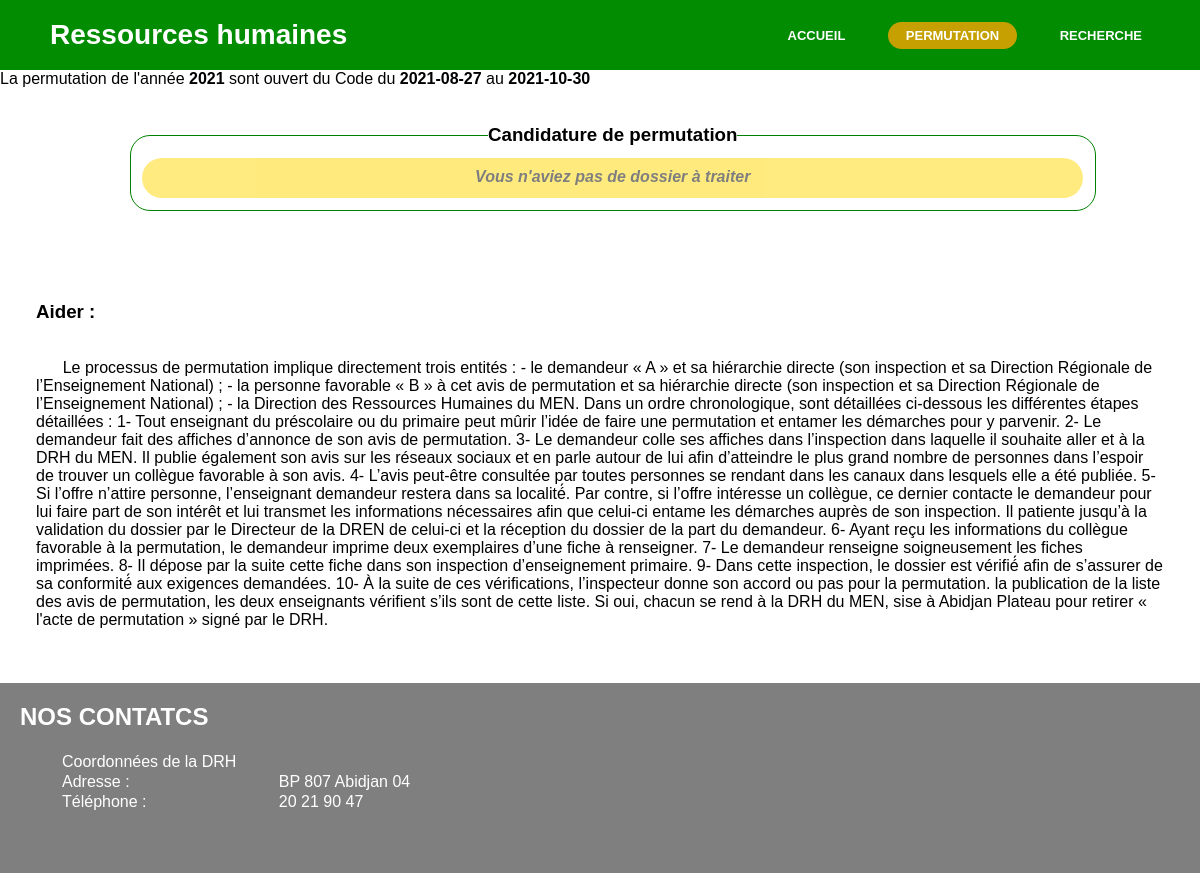
The app's page /views/DRH/permutedrh.php with its own data.
### tables this page shows
CREATE TABLE `statut` (
  `Id_Statut` int(11) NOT NULL,
  `annee` year(4) NOT NULL,
  `statut` enum('Désactiver','Activer') NOT NULL DEFAULT 'Désactiver',
  `debut_ensei` date DEFAULT current_timestamp(),
  `fin_ensei` date DEFAULT current_timestamp(),
  `debut_iep` date DEFAULT current_timestamp(),
  `fin_iep` date DEFAULT current_timestamp(),
  `debut_dren` date DEFAULT current_timestamp(),
  `fin_dren` date DEFAULT current_timestamp(),
  `debut_drh` date DEFAULT current_timestamp(),
  `fin_drh` date DEFAULT current_timestamp()
);

### controllers/Con_Perm/Con_Permut.php (called while the page is built, shortened)
<?php
class Con_Permut
{
    public function recupdate()
    {
        require_once 'models/Mod_Perm/Mod_PERM.php';
        $date = recupdonner();
        return $date;
    }
    public function PermdrhNT()
    {
        include_once 'models/Mod_Perm/Mod_Perm.php';
        $PermdrhNT  = PermdrhNT();
        return $PermdrhNT;
    }
    public function PermdrhT()
    {
        include_once 'models/Mod_Perm/Mod_Perm.php';
        $trait_drh = PermdrhT();
        return $trait_drh;
    }
}
$Con_Permut = new Con_Permut();

### models/Mod_Perm/Mod_PERM.php (called while the page is built, shortened)
<?php
function recupdonner()
{
    $username = 'root';
    $pass = '';
    try {
        $user = new PDO('mysql:host=localhost;dbname=pct', $username, $pass);
        $user->setAttribute(PDO::ATTR_ERRMODE, PDO::ERRMODE_EXCEPTION);
        $user->setAttribute(PDO::MYSQL_ATTR_INIT_COMMAND, "SET NAMES 'UTF8'");
    } catch (PDOException $e) {
        die('echec lors de la connexion à la base de données:' . $e->getMessage());
    }
    $stat = $user->query('SELECT*FROM statut WHERE LAST_INSERT_ID(Id_Statut)');
    $stat = $stat->fetchAll(PDO::FETCH_OBJ);
    if (!empty($stat)) {
        foreach ($stat as $tab) {
            $iden = $tab->Id_Statut;
            $annee = $tab->annee;
            $dispo = $tab->statut;
            $debut = $tab->debut_ensei;
            $fin = $tab->fin_ensei;
            $debutiep = $tab->debut_iep;
            $finiep = $tab->fin_iep;
            $debutdren = $tab->debut_dren;
            $findren = $tab->fin_dren;
            $debutdrh = $tab->debut_drh;
            $findrh = $tab->fin_drh;
        }
        $tab = array($iden, $annee, $dispo, $debut, $fin, $debutiep, $finiep, $debutdren, $findren, $debutdrh, $findrh);
    }
    return $tab;
}

### views/DRH/permutedrh.php (the view, shortened to what this page needs)
<!DOCTYPE html>
<html lang="fr">
<head>
    <link rel="stylesheet" href="views/css/drencss.css">
    <link rel="stylesheet" href="views/css/navbar.css">
</head>
<body>
    <nav>
        <label class="admin"> Ressources humaines </label>
        <ul>
            <li><a href="index.php?page=drh"> Accueil </a></li>
            <li><a class="active" href="#"> permutation </a></li>
            <li><a href="index.php?page=seachdrh"> Recherche </a></li>
        </ul>
    </nav>
    <div>
        <?php
        include('controllers/Con_Perm/Con_Permut.php');
        $date = $Con_Permut->recupdate();
        echo ' <marquee >La permutation de l\'année <b>', $date[1], '</b> sont ouvert du Code du <b>', $date[9], '</b> au <b>', $date[10], '</b>
                </marquee> ';
        ?>
    </div>
    <div class="corps" id="corps"><br><br>
        <div class="permute">
            <fieldset class="deman">
                <legend>
                    <h3> Candidature de permutation </h3>
                </legend>
                <div style="width:100%;">
                    <?php
                    require_once 'controllers/Con_Perm/Con_Permut.php';
                    $PermdrhNT = $Con_Permut->PermdrhNT();
                    if (!empty($PermdrhNT)) {
                        $i = 1;
                        echo " <h3> <br/><br/> Liste des dossiers traiter </h3> ";
                        echo "<table width=\"100%\" style=\"font-size:12px;text-align:center;\" ><tr height=\"55px\" style=\"color:white;background: rgb(1, 140, 1);border-raduis:20px;\" >
                            <th> N° </th> <th>
                            <table width=\"100%\"><tr height=\"30px\"><th colspan=\"100%\" > DEMANDEURS </th></tr><tr><th width=\"34%\"> Noms </th><th width=\"33%\"> IEP </th><th width=\"33%\"> DREN </th></tr></table> </th>
                            <th><table width=\"100%\"><tr height=\"30px\"><th colspan=\"100%\"> FAVORABLES </th></tr><tr><th width=\"34%\"> Noms </th><th width=\"33%\"> IEP </th><th width=\"33%\"> DREN </th></tr></table> </th><th> Actions </th></tr>";
                        foreach ($PermdrhNT as $key => $valeur) {
                            echo "<tr height=\"30px\" style=\"background-color:#e1e1e1\">
                                <td><center> " . $i . " </center></td>";
                            echo "<td><center><table width=\"100%\"><tr>";
                            echo "<td width=\"34%\"><center> " . $valeur->fav_nom . " " . $valeur->fav_prenom . " </center></td>";
                            echo "<td width=\"33%\"><center> " . $valeur->dem_iep . " </center></td>";
                            echo "<td width=\"33%\"><center> " . $valeur->dem_dren . " </center></td>";
                            echo "</tr></table> </center></td>";
                            echo "<td></center><table width=\"100%\"><tr>";
                            echo "<td width=\"34%\"><center> " . $valeur->nom . " " . $valeur->prenoms . " </center></td>";
                            echo "<td width=\"33%\"> " . $valeur->fav_iep . "</td>";
                            echo "<td width=\"33%\"><center> " . $valeur->fav_dren . " </center></td>";
                            echo "</tr></table> <center> ";
                            echo "<td style=\"width:20%\"><center>
                                <table width=\"100%\"> <tr>
                                <th><option id=\"Accepter\" name=\"dossier\" value=\"$valeur->num_doss\" onclick=\"signer()\" style=\"font-weight: bold;text-decoration: none; color: black;cursor:pointer;\" > Accepter </option></th>
                                <th><option  id=\"Refuser\" name=\"dossier\" value=\"$valeur->num_doss\" onclick=\"refus()\" style=\"font-weight: bold;text-decoration: none; color: black;cursor:pointer;\"> Rejeter </option></th></tr></table>
                                </center></td>";
                            $i++;
                        }
                        echo "</tr></table>";
                    } else {
                        echo " <div style=\"height:30px;padding-top:10px;text-align:center;background-color: gold;font-size:16px;opacity: 0.5;border-radius: 20px;\">
                                <b><i> Vous n'aviez pas de dossier à traiter </i></b>
                            </div>";
                    }
                    ?>
                </div>
            </fieldset><br />
        </div>
        <div style="text-align: left;padding: 3%;">
            <br><br>
            <h3> Aider :</h3>
            <p>
                <br><br>
                &nbsp; &nbsp; &nbsp; Le processus de permutation implique directement trois entités : - le demandeur « A » et sa hiérarchie directe (son inspection et sa Direction Régionale de l’Enseignement National) ;
                - la personne favorable « B » à cet avis de permutation et sa hiérarchie directe (son inspection et sa Direction Régionale de l’Enseignement National) ;
                - la Direction des Ressources Humaines du MEN.
                Dans un ordre chronologique, sont détaillées ci-dessous les différentes étapes détaillées : 1- Tout enseignant du préscolaire ou du primaire peut mûrir l’idée de faire une permutation et entamer les démarches pour y parvenir.
                2- Le demandeur fait des affiches d’annonce de son avis de permutation.
                3- Le demandeur colle ses affiches dans l’inspection dans laquelle il souhaite aller et à la DRH du MEN. Il publie également son avis sur les réseaux sociaux et en parle autour de lui afin d’atteindre le plus grand nombre de personnes dans l’espoir de trouver un collègue favorable à son avis.
                4- L’avis peut-être consultée par toutes personnes se rendant dans les canaux dans lesquels elle a été publiée.
                5- Si l’offre n’attire personne, l’enseignant demandeur restera dans sa localité́. Par contre, si l’offre intéresse un collègue, ce dernier contacte le demandeur pour lui faire part de son intérêt et lui transmet les informations nécessaires afin que celui-ci entame les démarches auprès de son inspection. Il patiente jusqu’à la validation du dossier par le Directeur de la DREN de celui-ci et la réception du dossier de la part du demandeur.
                6- Ayant reçu les informations du collègue favorable à la permutation, le demandeur imprime deux exemplaires d’une fiche à renseigner.
                7- Le demandeur renseigne soigneusement les fiches imprimées.
                8- Il dépose par la suite cette fiche dans son inspection d’enseignement primaire.
                9- Dans cette inspection, le dossier est vérifié́ afin de s’assurer de sa conformité́ aux exigences demandées.
                10- À la suite de ces vérifications, l’inspecteur donne son accord ou pas pour la permutation.
                la publication de la liste des avis de permutation, les deux enseignants vérifient s’ils sont de cette liste. Si oui, chacun se rend à la DRH du MEN, sise à Abidjan Plateau pour retirer « l'acte de permutation » signé par le DRH.
            </p>
            <br>
        </div>
    </div>
    <?php
    include('views/footer.php');
    ?>
</body>
</html>

### views/css/navbar.css (style rules this page uses)
* { padding: 0; margin: 0; text-decoration: none; font-family: Arial, Helvetica, sans-serif; }
body { width: 100%; }
nav { background: rgb(1, 140, 1); height: 70px; width: 100%; font-weight: bold; }
label.admin { color: white; font-size: 28px; line-height: 70px; padding: 0 50px; font-weight: bold; }
nav ul { margin-right: 30px; float: right; }
nav ul li { display: inline-block; line-height: 70px; margin: 0 10px; font-weight: bold; }
nav ul li a { color: white; font-size: 13px; text-transform: uppercase; padding: 6px 18px; border-radius: 15px; font-weight: bold; }
a.active, a:hover { background: rgba(255, 166, 0, 0.775); transition: -5s; }

### views/DRH/permutedrh.php (style rules this page uses)
.permute { width: 98%; margin-left: 1%; margin-right: 1%; }
.deman, .favora { width: 80%; margin-left: 10%; text-align: center; border: 1px solid green; border-radius: 20px; padding: 1%; }

### records on screen
statut: annee "2021", debut_drh "2021-08-27", fin_drh "2021-10-30"
